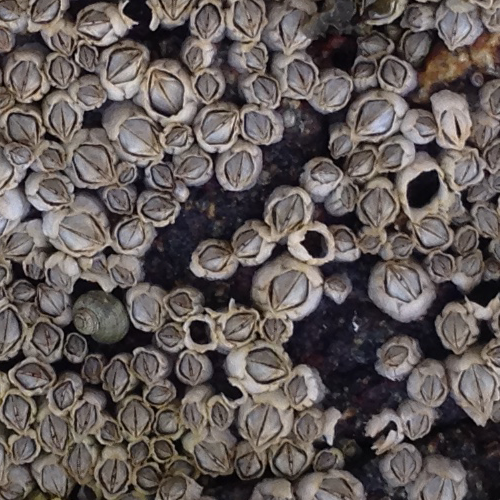
#> input picture experiments/Barnacle_Assistant/data/unseen_img2.png, 500 x 500 px
$ python -i diagnose.py   (imports and definitions only)   (older library calls are emulated)
#> lines starting #> are read from the running program, lines starting #| are printed output that depends on the picture
### experiments/Barnacle_Improvement_Study/common.py
"""Shared paths and helpers for the improvement study.

Layout expected (override with environment variables):
  <parent>/Barnacle_Improvement_Study/   (this package)
  <parent>/Barnacle_Three_Track_Study/   BARNACLE_THREE_TRACK  (models, selections, project/)
  <parent>/Barnacle_Assistant/           BARNACLE_ASSISTANT    (extra data: unseen photos)

tile_predict_np mirrors barnacles.modern.tile_predict line for line, replacing
only the Ultralytics call with npyolo.yolo_np.Model.predict.
"""
import json
import os
import sys
import hashlib
from pathlib import Path
import numpy as np
import cv2

ROOT = Path(__file__).resolve().parent
THREE_TRACK = Path(os.environ.get('BARNACLE_THREE_TRACK', ROOT.parent / 'Barnacle_Three_Track_Study'))
ASSISTANT = Path(os.environ.get('BARNACLE_ASSISTANT', ROOT.parent / 'Barnacle_Assistant'))
PROJECT = THREE_TRACK / 'project'
DATA = PROJECT / 'data'
EXTRA_DATA = ASSISTANT / 'data'
MODELS = THREE_TRACK / 'models'
SELECTIONS = THREE_TRACK / 'results'
RESULTS = ROOT / 'results'
FIGURES = ROOT / 'figures'
CACHE = ROOT / 'cache'
for _p in (RESULTS, FIGURES, CACHE):
    _p.mkdir(exist_ok=True)
if not PROJECT.exists():
    raise SystemExit(f'Cannot find {PROJECT}. Place this folder next to Barnacle_Three_Track_Study '
                     'or set BARNACLE_THREE_TRACK.')
sys.path.insert(0, str(PROJECT))
sys.path.insert(0, str(ROOT / 'npyolo'))
from barnacles.modern import prepare_cases, windows, choose_confidence  # noqa: E402
from barnacles.core import metrics, match_objects, rectify, read_rgb  # noqa: E402
from yolo_np import Model  # noqa: E402

_CASES = None


# [47 lines left out: functions find_image, cases, rectified, tile_predict_np, not called in this run]


_MODELS = {}


# [5 lines left out: function model, not called in this run]


def _key(model_path, image_key, bounds):
    h = hashlib.sha256(Path(model_path).read_bytes()).hexdigest()[:16]
    return CACHE / f'{Path(model_path).stem}_{h}_{image_key}_{"_".join(map(str, bounds))}.npz'


# [9 lines left out: function cached_predict, not called in this run]


def in_box(xy, b):
    return (xy[:, 0] >= b[0]) & (xy[:, 0] < b[2]) & (xy[:, 1] >= b[1]) & (xy[:, 1] < b[3])


def gt_region(k, b):
    g = cases()[k]['gt']
    return g[in_box(g, b)]


def save_json(path, obj):
    Path(path).parent.mkdir(parents=True, exist_ok=True)
    Path(path).write_text(json.dumps(obj, indent=2, allow_nan=False, default=_np) + '\n')


# [46 lines left out: functions _np, tile_predict_feats, cached_feats, not called in this run]

### experiments/Barnacle_Improvement_Study/experiments/diagnose.py
"""Task 1: why does cross-photo transfer fail?

Part A - threshold vs ranking. For each one-photo base model:
  * F1 at the source-validation threshold (what was reported),
  * best F1 at ANY threshold on the target (an oracle that peeks at target labels;
    it is a diagnostic upper bound for threshold-only fixes, not a result),
  * recall ceiling = recall of all candidates down to confidence 0.001.
If oracle F1 >> reported F1, the model ranks barnacles above background but its
confidence scale shifted between photos. If oracle F1 is also low, ranking failed.

Part B - error characteristics at the reported operating point, for each
reference (hit/miss) and each prediction (TP/FP): size, local density,
brightness, blur, background colour, interior darkness, and tile-seam distance.
"""
import sys
import numpy as np
import cv2
from pathlib import Path
sys.path.insert(0, str(Path(__file__).resolve().parents[1]))
import common as bnp

M = bnp.MODELS
SEL = bnp.SELECTIONS
FULL = (0, 0, 1024, 1024)
THRS = np.unique(np.r_[np.linspace(0.005, 0.95, 190), 0.001])


# [7 lines left out: function f1_curve, not called in this run]


def local_maps(rgb):
    g = cv2.cvtColor(rgb, cv2.COLOR_RGB2GRAY).astype(np.float32)
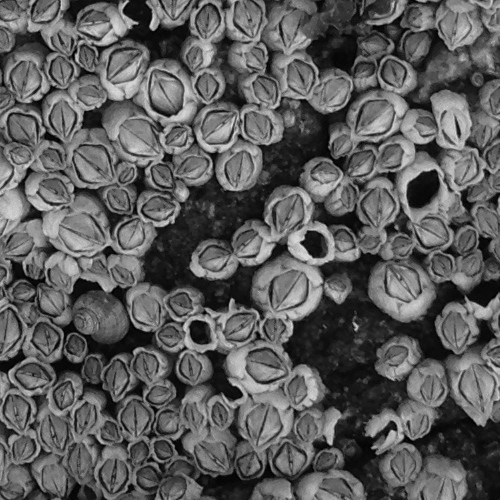
#> g: shape (500, 500) float32; min 0, max 223, mean 92.4
    lap = cv2.Laplacian(g, cv2.CV_32F, ksize=3)
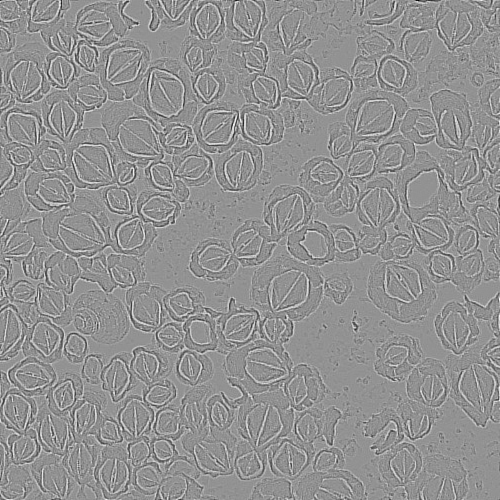
#> lap: shape (500, 500) float32; min -732, max 544, mean 0; drawn with min black and max white
    blur = cv2.blur(lap * lap, (31, 31))                       # local sharpness (high = sharp)
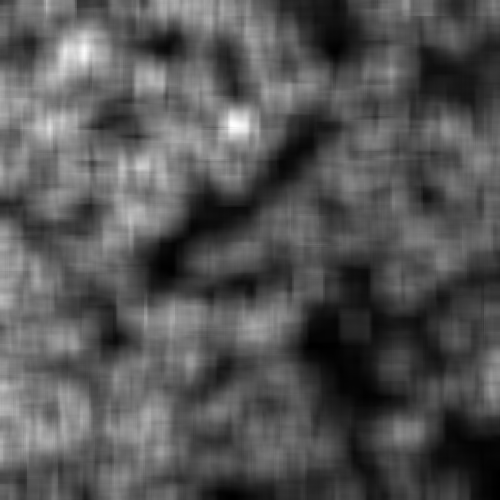
#> blur: shape (500, 500) float32; min 334.1, max 34318.7, mean 11676.7; drawn with min black and max white
    bright = cv2.blur(g, (15, 15))
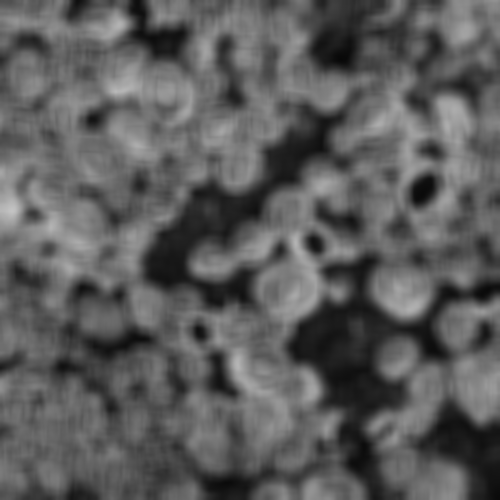
#> bright: shape (500, 500) float32; min 8.78, max 195.3, mean 92.4
    lab = cv2.cvtColor(rgb, cv2.COLOR_RGB2LAB).astype(np.float32)
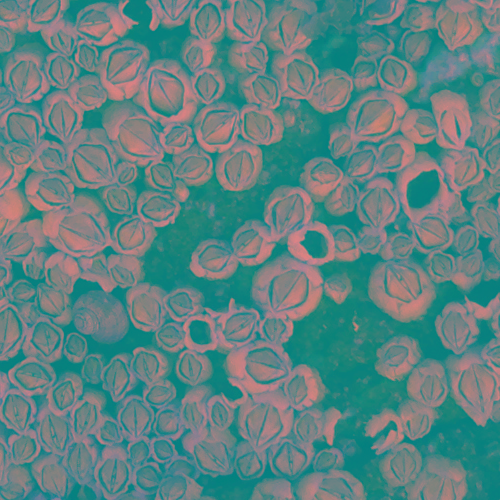
#> lab: shape (500, 500, 3) float32; mean R, G, B 97, 131, 130.2
    redness = cv2.blur(lab[..., 1] - 128, (31, 31))           # a* channel: red rock vs grey shell
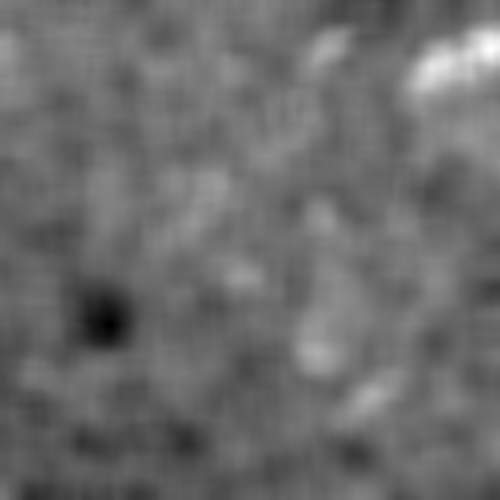
#> redness: shape (500, 500) float32; min -1.67, max 9.28, mean 2.99; drawn with min black and max white
    return g, blur, bright, redness


# [10 lines left out: function interior_ratio, not called in this run]


SEAMS = np.array([224, 416, 608, 800])   # tile-core boundaries for the full-image window grid


def seam_dist(x, y):
    return float(min(np.abs(SEAMS - x).min(), np.abs(SEAMS - y).min()))


# [78 lines left out: functions describe, summarize, main, not called in this run]


# [2 lines not run here, left out]

>>> import cv2
>>> picture = cv2.cvtColor(cv2.imread('../../Barnacle_Assistant/data/unseen_img2.png'), cv2.COLOR_BGR2RGB)
>>> result = local_maps(picture)
